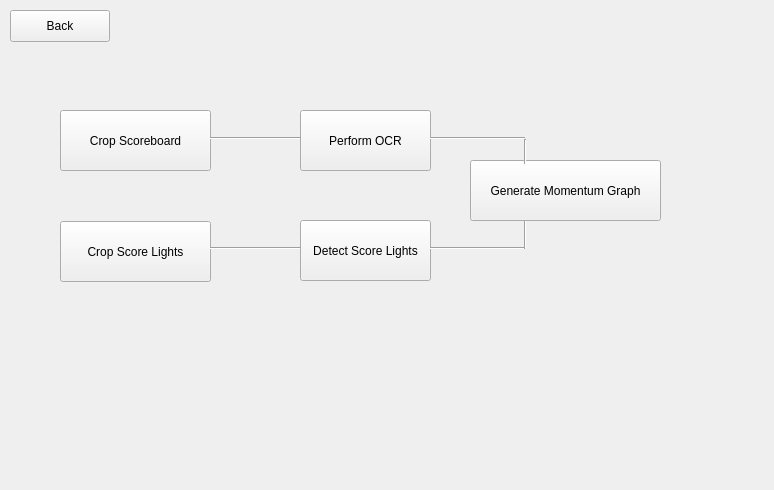
<?xml version="1.0" encoding="UTF-8"?>
<ui version="4.0">
 <class>Form</class>
 <widget class="QWidget" name="Form">
  <property name="geometry">
   <rect>
    <x>0</x>
    <y>0</y>
    <width>774</width>
    <height>490</height>
   </rect>
  </property>
  <property name="windowTitle">
   <string>Form</string>
  </property>
  <widget class="QPushButton" name="cropScoreboardButton">
   <property name="geometry">
    <rect>
     <x>60</x>
     <y>110</y>
     <width>151</width>
     <height>61</height>
    </rect>
   </property>
   <property name="text">
    <string>Crop Scoreboard</string>
   </property>
  </widget>
  <widget class="QPushButton" name="cropScoreLightsButton">
   <property name="geometry">
    <rect>
     <x>60</x>
     <y>221</y>
     <width>151</width>
     <height>61</height>
    </rect>
   </property>
   <property name="text">
    <string>Crop Score Lights</string>
   </property>
  </widget>
  <widget class="QPushButton" name="performOcrButton">
   <property name="geometry">
    <rect>
     <x>300</x>
     <y>110</y>
     <width>131</width>
     <height>61</height>
    </rect>
   </property>
   <property name="text">
    <string>Perform OCR</string>
   </property>
  </widget>
  <widget class="QPushButton" name="detectScoreLightsButton">
   <property name="geometry">
    <rect>
     <x>300</x>
     <y>220</y>
     <width>131</width>
     <height>61</height>
    </rect>
   </property>
   <property name="text">
    <string>Detect Score Lights</string>
   </property>
  </widget>
  <widget class="QPushButton" name="generateMomentumGraphButton">
   <property name="geometry">
    <rect>
     <x>470</x>
     <y>160</y>
     <width>191</width>
     <height>61</height>
    </rect>
   </property>
   <property name="text">
    <string>Generate Momentum Graph</string>
   </property>
  </widget>
  <widget class="Line" name="line">
   <property name="geometry">
    <rect>
     <x>210</x>
     <y>130</y>
     <width>91</width>
     <height>16</height>
    </rect>
   </property>
   <property name="orientation">
    <enum>Qt::Orientation::Horizontal</enum>
   </property>
  </widget>
  <widget class="Line" name="line_2">
   <property name="geometry">
    <rect>
     <x>210</x>
     <y>240</y>
     <width>91</width>
     <height>16</height>
    </rect>
   </property>
   <property name="orientation">
    <enum>Qt::Orientation::Horizontal</enum>
   </property>
  </widget>
  <widget class="Line" name="line_3">
   <property name="geometry">
    <rect>
     <x>430</x>
     <y>130</y>
     <width>95</width>
     <height>16</height>
    </rect>
   </property>
   <property name="orientation">
    <enum>Qt::Orientation::Horizontal</enum>
   </property>
  </widget>
  <widget class="Line" name="line_4">
   <property name="geometry">
    <rect>
     <x>430</x>
     <y>240</y>
     <width>95</width>
     <height>16</height>
    </rect>
   </property>
   <property name="orientation">
    <enum>Qt::Orientation::Horizontal</enum>
   </property>
  </widget>
  <widget class="Line" name="line_5">
   <property name="geometry">
    <rect>
     <x>480</x>
     <y>217</y>
     <width>91</width>
     <height>32</height>
    </rect>
   </property>
   <property name="orientation">
    <enum>Qt::Orientation::Vertical</enum>
   </property>
  </widget>
  <widget class="Line" name="line_6">
   <property name="geometry">
    <rect>
     <x>480</x>
     <y>139</y>
     <width>91</width>
     <height>25</height>
    </rect>
   </property>
   <property name="orientation">
    <enum>Qt::Orientation::Vertical</enum>
   </property>
  </widget>
  <widget class="QPushButton" name="backButton">
   <property name="geometry">
    <rect>
     <x>10</x>
     <y>10</y>
     <width>100</width>
     <height>32</height>
    </rect>
   </property>
   <property name="text">
    <string>Back</string>
   </property>
  </widget>
  <zorder>line_5</zorder>
  <zorder>generateMomentumGraphButton</zorder>
  <zorder>line_6</zorder>
  <zorder>cropScoreboardButton</zorder>
  <zorder>cropScoreLightsButton</zorder>
  <zorder>performOcrButton</zorder>
  <zorder>detectScoreLightsButton</zorder>
  <zorder>line</zorder>
  <zorder>line_2</zorder>
  <zorder>line_3</zorder>
  <zorder>line_4</zorder>
  <zorder>backButton</zorder>
 </widget>
 <resources/>
 <connections/>
</ui>
